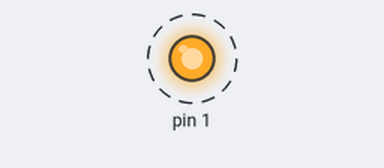
Recording of a program running on a simulated Arduino Uno, built with avr-gcc and run on an emulated ATmega328P. Parts: output pins drawn as LEDs (lit = HIGH). Dashed ring = blinking.

Above: at 0.5 s.
Timing chart, 0 to 4.6 s (numbered marks = the images above):
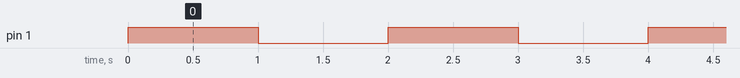

The program:

main.c
```c
/* Includes -----------------------------------------*/
#define F_CPU 16000000UL
#include <avr/io.h>
#include <util/delay.h>

int main(void)
{
	DDRD |= (1<<DDD1);
    while (1)
    {
      PORTD |= (1<<PORTD1);
      _delay_ms(1000);
      PORTD &= ~ (1<<PORTD1);
      _delay_ms(1000);
    }
}
```

Measured:
- by itself, pin 1: alternates HIGH for 1.0 s and LOW for 1.0 s
